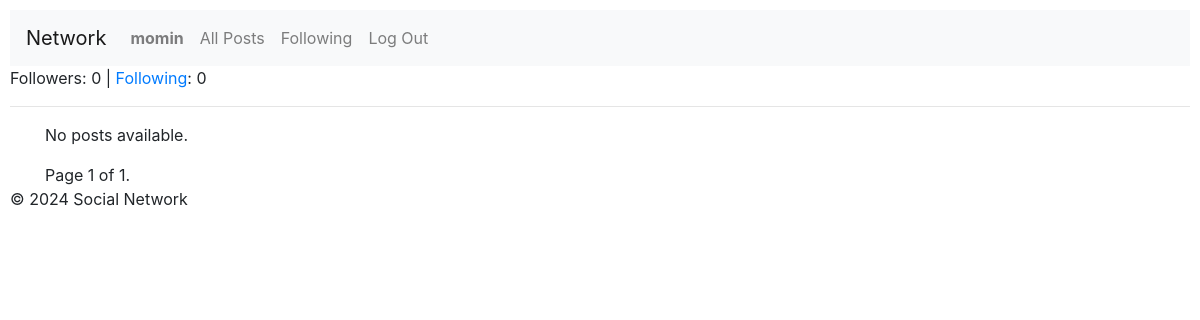
The page /profile/momin (signed in) on the database as committed earlier.
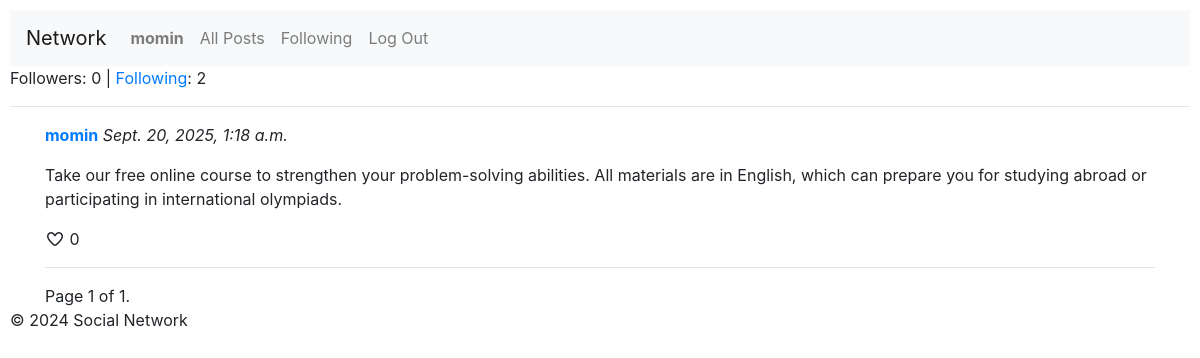
The same page on the database as committed later.
### network/models.py (models this page shows, shortened)
class Post(models.Model):
    user = models.ForeignKey(User, on_delete=models.CASCADE, related_name="posts")
    content = models.TextField()
    timestamp = models.DateTimeField(auto_now_add=True)

class User(AbstractUser):
    pass

### network/views.py (the view)
# urls.py: path("profile/<str:username>", views.profile_view, name="profile"),
def profile_view(request, username):
    if not request.user.is_authenticated:
        return HttpResponseRedirect(reverse("index"))
    user = User.objects.get(username=username)
    followers_count = user.followers.count()
    following_count = user.following.count()
    post = user.posts.all().order_by("-timestamp") # reverse chronological order
    paginator = Paginator(post, 10)  # Show 10 posts per page
    page_number = request.GET.get('page')
    page_obj = paginator.get_page(page_number)
    is_following = Followers.objects.filter(user=user, follower=request.user).exists()
    return render(request, "network/profile_view.html", {
        "profile_user": user,
        "followers_count": followers_count,
        "following_count": following_count,
        "is_following": is_following,
        "page_obj": page_obj
    })

### network/templates/network/profile_view.html (shortened to what this page needs)
{% extends 'network/layout.html' %}
{% block body %}
    <p>Followers: {{ followers_count }} | <a href="{% url 'following' %}">Following</a>: {{ following_count }}</p>
    <hr>
    <div class="container">
        {% for post in page_obj %}
            <div class="post">
                <p><strong><a href="{% url 'profile' post.user.username %}">{{ post.user.username }}</a></strong> <em>{{ post.timestamp }}</em></p>
                <p>{{ post.content }}</p>
                <i class="fa-regular fa-heart"></i> <span>0</span>
                <hr>
            </div>
        {% empty %}
            <p>No posts available.</p>
        {% endfor %}
        <div class="pagination">
            <span class="page-links">
                <span class="current">
                    Page {{ page_obj.number }} of {{ page_obj.paginator.num_pages }}.
                </span>
            </span>
        </div>
    </div>
{% endblock %}

Rows that differ between the two databases and show on the page:
added Post: user.username "momin", timestamp "Sept. 20, 2025, 1:18 a.m.", content "Take our free online course to strengthen your problem-solving abilities. All materials are in English, which can prepare you for studying abroad or participating in international olympiads."
Other text that changed with them:
{{ following_count }}: "0" → "2"
text no longer shown: "No posts available."
